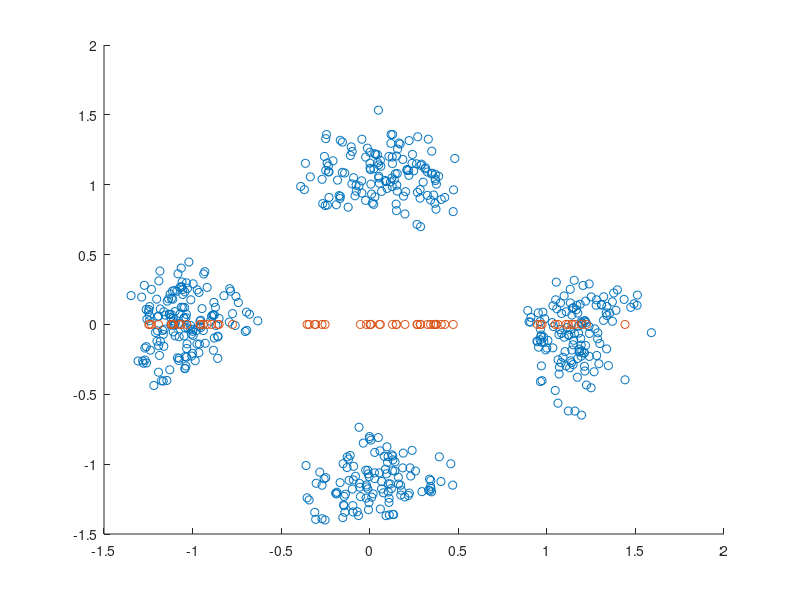

Here is the MATLAB script that generated this plot:
load('cleanData.mat');
 
bits = cleanData;
 
% Step 1: Estimate channel magnitude
magnitude_estimate = rms(abs(bits));
 
% Step 2: Divide received signal by estimate of channel magnitude
y_hat = bits./magnitude_estimate;
 
% Step 3: Initialize variables
x_hat = zeros(length(y_hat), 1);

fft_x = fft(y_hat.^4);
x_axis = linspace(0, 2*pi*(length(bits)-1)/length(bits), length(bits));

[max_val, max_index] = max(abs(fft_x));

freq_offset = -1*x_axis(max_index)./4;

theta_hat = -1*angle(fft_x(max_index))./4;

for k = 1:length(y_hat)
    x_hat(k) = y_hat(k).*exp(1i*(freq_offset * (k-1) + theta_hat));
end

hold on
% stem(
% plot(real(x_hat), imag(x_hat), 'o');
% plot(real(x_hat(1:400)));

down_x = downsample(x_hat, 20);

plot(real(down_x), imag(down_x), 'o');
plot(real(down_x((length(down_x) - 60):length(down_x))), imag((length(down_x) - 60):length(down_x)), 'o');

bits = zeros(2*length(down_x), 1); 
% 
% for m = 1:length(down_x)
%         bits(2*m - 1) = sign(real(down_x(m)));
%         bits(2*m) = sign(imag(down_x(m)));
% end
% 
% for n = 1:length(bits) - 128
%     if sum(bits(n:(n+128))) == 0
%         start_bit = n + 129;
%     end
% end
% 
% bits_to_decode = bits(start_bit:16*floor((length(bits) - start_bit + 1)/16));
% str = char(bin2dec(reshape(char(bits_to_decode+'0'), 16,[]).'));

% for n = 1:16
%     bits_to_decode = bits(n:16*floor((length(bits) - n + 1)/16));
%     str = char(bin2dec(reshape(char(bits_to_decode+'0'), 16,[]).'));
% end
